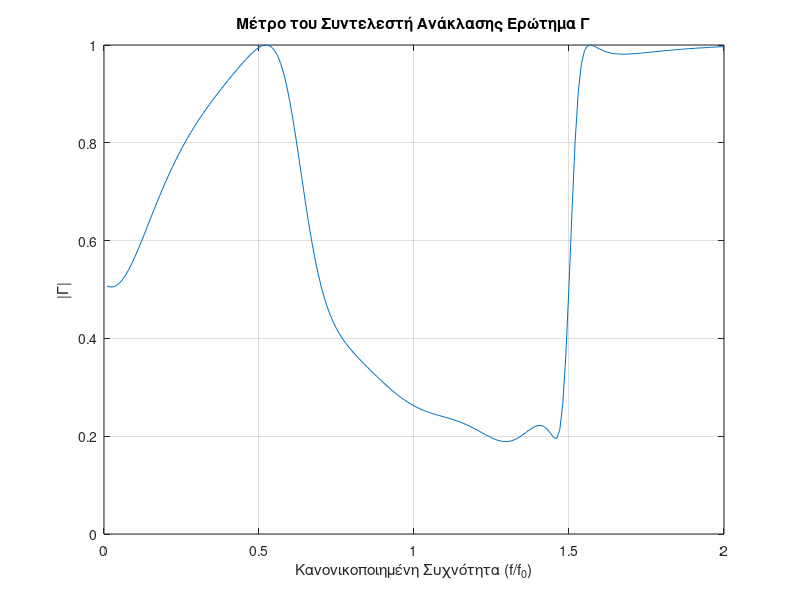
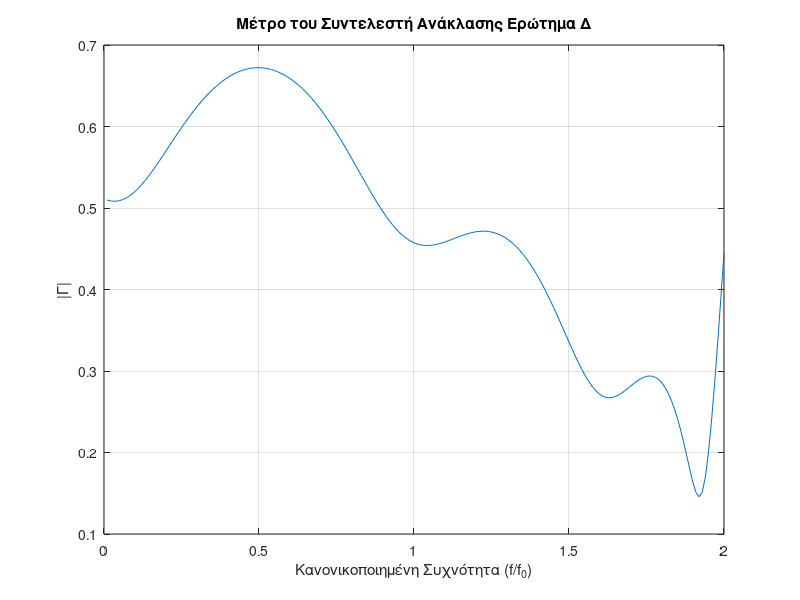
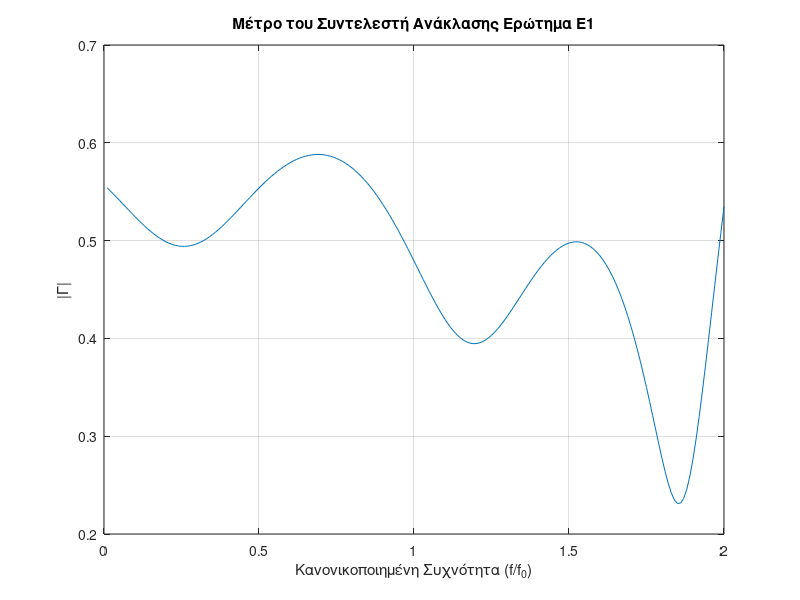
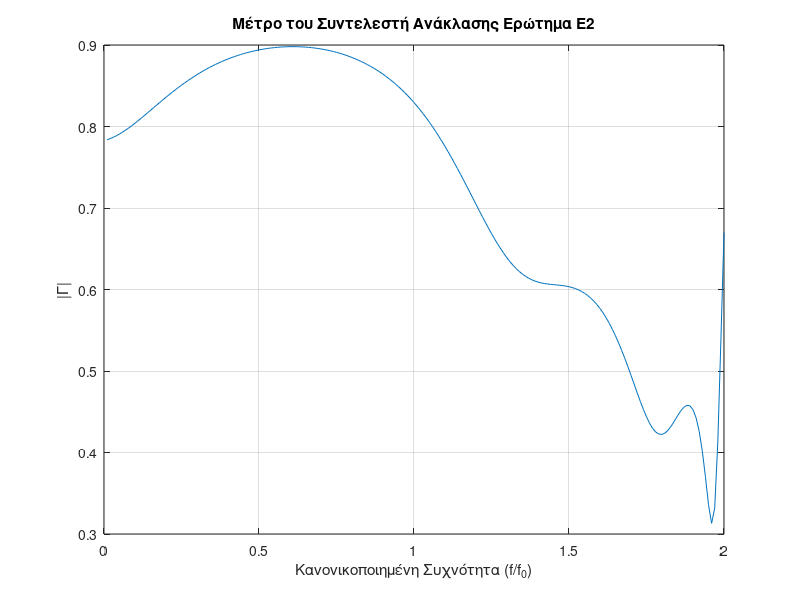

Write MATLAB code to recreate these figures, in order.
% Διάνυσμα βέλτιστων παραμέτρων αντεγραμμένο από το Βest στο workspace
pC = [0.233324623285834	0.0814987914311994	0.148683971676471	0.478351464493813	0.116755860940262	0.0500000000000000];
pD = [0.220636820614118	0.112301790195512	0.124848636899240	0.0851373416235074	0.0824861437150884	0.0500000000000000];
pE1 = [0.0500000000000000	0.204723075301582	0.156680130490859	0.0500000000000000	0.0500000000000000	0.0500000000000000];
pE2 = [0.151468841452053	0.0500000000000000	0.0768940232433993	0.110717086691067	0.107497835827165	0.0714498300249832];

function avg_reflection_coefficient = calculate_average_gamma_plot_C(p)
    Z0 = 50; % Χαρακτηριστική αντίσταση της γραμμής μεταφοράς
    ZL = 120 + 1i*60; % Φορτίο στο τέλος της γραμμής
    lambda = 1; % Θεωρώ το λ ίσο με 1
    
    % Ορισμός του διανύσματος κανονικοποιημένης συχνότητας
    normf = (0.01:0.01:2);
    
    % Υπολογισμός του συντελεστή ανάκλασης Γ για κάθε κανονικοποιημένη συχνότητα
    beta = 2 * pi .* normf / lambda; % Σταθερά διάδοσης για τη συχνότητα

    % Υπολογισμοί αντιστάσεων στους κλάδους και στα τμήματα
    Zd1 = Z0 .* (ZL + 1i * Z0 .* tan(beta*p(1))) ./ (Z0 + 1i * ZL .* tan(beta*p(1)));
    Zin_stub1 = -1i * Z0 ./ tan(beta*p(4));
    Zin1 = (Zin_stub1 .* Zd1) ./ (Zin_stub1 + Zd1);

    Zd2 = Z0 .* (Zin1 + 1i * Z0 .* tan(beta*p(2))) ./ (Z0 + 1i * Zin1 .* tan(beta*p(2)));
    Zin_stub2 = -1i * Z0 ./ tan(beta*p(5));
    Zin2 = (Zin_stub2 .* Zd2) ./ (Zin_stub2 + Zd2);

    Zd3 = Z0 .* (Zin2 + 1i * Z0 .* tan(beta*p(3))) ./ (Z0 + 1i * Zin2 .* tan(beta*p(3)));
    Zin_stub3 = -1i * Z0 ./ tan(beta*p(6));
    Zin_total = (Zin_stub3 .* Zd3) ./ (Zin_stub3 + Zd3);

    % Υπολογισμός του Γ και |Γ|
    reflection_coefficient = (Zin_total - Z0) ./ (Zin_total + Z0);    
    reflection_magnitudes = abs(reflection_coefficient);
   
    % Υπολογισμός του μέσου όρου του μέτρου του συντελεστή ανάκλασης
    avg_reflection_coefficient = mean(reflection_magnitudes);
    
    figure;
    plot(normf, reflection_magnitudes);
    title('Μέτρο του Συντελεστή Ανάκλασης Ερώτημα Γ');
    xlabel('Κανονικοποιημένη Συχνότητα (f/f_0)');
    ylabel('|Γ|');
    grid on;
end

function avg_reflection_coefficient = calculate_average_gamma_plot_D(p)
    Z0 = 50; % Χαρακτηριστική αντίσταση της γραμμής μεταφοράς
    ZL = 120 + 1i*60; % Φορτίο στο τέλος της γραμμής
    lambda = 1; % Θεωρώ το λ ίσο με 1
    
    % Ορισμός του διανύσματος κανονικοποιημένης συχνότητας
    normf = (0.01:0.01:2);
    
    % Υπολογισμός του συντελεστή ανάκλασης Γ για κάθε κανονικοποιημένη συχνότητα
    beta = 2 * pi .* normf / lambda; % Σταθερά διάδοσης για τη συχνότητα

    % Υπολογισμοί αντιστάσεων στους κλάδους και στα τμήματα
    Zd1 = Z0 .* (ZL + 1i * Z0 .* tan(beta*p(1))) ./ (Z0 + 1i * ZL .* tan(beta*p(1)));
    Zin_stub1 = -1i * Z0 ./ tan(beta*p(4));
    Zin1 = (Zin_stub1 .* Zd1) ./ (Zin_stub1 + Zd1);

    Zd2 = Z0 .* (Zin1 + 1i * Z0 .* tan(beta*p(2))) ./ (Z0 + 1i * Zin1 .* tan(beta*p(2)));
    Zin_stub2 = -1i * Z0 ./ tan(beta*p(5));
    Zin2 = (Zin_stub2 .* Zd2) ./ (Zin_stub2 + Zd2);

    Zd3 = Z0 .* (Zin2 + 1i * Z0 .* tan(beta*p(3))) ./ (Z0 + 1i * Zin2 .* tan(beta*p(3)));
    Zin_stub3 = -1i * Z0 ./ tan(beta*p(6));
    Zin_total = (Zin_stub3 .* Zd3) ./ (Zin_stub3 + Zd3);

    % Υπολογισμός του Γ και |Γ|
    reflection_coefficient = (Zin_total - Z0) ./ (Zin_total + Z0);    
    reflection_magnitudes = abs(reflection_coefficient);
   
    % Υπολογισμός του μέσου όρου του μέτρου του συντελεστή ανάκλασης
    avg_reflection_coefficient = mean(reflection_magnitudes);
    
    figure;
    plot(normf, reflection_magnitudes);
    title('Μέτρο του Συντελεστή Ανάκλασης Ερώτημα Δ');
    xlabel('Κανονικοποιημένη Συχνότητα (f/f_0)');
    ylabel('|Γ|');
    grid on;
end

function avg_reflection_coefficient = calculate_average_gamma_plot_E1(p)
    Z0 = 50; % Χαρακτηριστική αντίσταση της γραμμής μεταφοράς
    ZL = 20 + 1i*30; % Φορτίο στο τέλος της γραμμής
    lambda = 1; % Θεωρώ το λ ίσο με 1
    
    % Ορισμός του διανύσματος κανονικοποιημένης συχνότητας
    normf = (0.01:0.01:2);
    
    % Υπολογισμός του συντελεστή ανάκλασης Γ για κάθε κανονικοποιημένη συχνότητα
    beta = 2 * pi .* normf / lambda; % Σταθερά διάδοσης για τη συχνότητα

    % Υπολογισμοί αντιστάσεων στους κλάδους και στα τμήματα
    Zd1 = Z0 .* (ZL + 1i * Z0 .* tan(beta*p(1))) ./ (Z0 + 1i * ZL .* tan(beta*p(1)));
    Zin_stub1 = -1i * Z0 ./ tan(beta*p(4));
    Zin1 = (Zin_stub1 .* Zd1) ./ (Zin_stub1 + Zd1);

    Zd2 = Z0 .* (Zin1 + 1i * Z0 .* tan(beta*p(2))) ./ (Z0 + 1i * Zin1 .* tan(beta*p(2)));
    Zin_stub2 = -1i * Z0 ./ tan(beta*p(5));
    Zin2 = (Zin_stub2 .* Zd2) ./ (Zin_stub2 + Zd2);

    Zd3 = Z0 .* (Zin2 + 1i * Z0 .* tan(beta*p(3))) ./ (Z0 + 1i * Zin2 .* tan(beta*p(3)));
    Zin_stub3 = -1i * Z0 ./ tan(beta*p(6));
    Zin_total = (Zin_stub3 .* Zd3) ./ (Zin_stub3 + Zd3);

    % Υπολογισμός του Γ και |Γ|
    reflection_coefficient = (Zin_total - Z0) ./ (Zin_total + Z0);    
    reflection_magnitudes = abs(reflection_coefficient);
   
    % Υπολογισμός του μέσου όρου του μέτρου του συντελεστή ανάκλασης
    avg_reflection_coefficient = mean(reflection_magnitudes);
    
    figure;
    plot(normf, reflection_magnitudes);
    title('Μέτρο του Συντελεστή Ανάκλασης Ερώτημα Ε1');
    xlabel('Κανονικοποιημένη Συχνότητα (f/f_0)');
    ylabel('|Γ|');
    grid on;
end

function avg_reflection_coefficient = calculate_average_gamma_plot_E2(p)
    Z0 = 50; % Χαρακτηριστική αντίσταση της γραμμής μεταφοράς
    ZL = 180 - 1i*200; % Φορτίο στο τέλος της γραμμής
    lambda = 1; % Θεωρώ το λ ίσο με 1
    
    % Ορισμός του διανύσματος κανονικοποιημένης συχνότητας
    normf = (0.01:0.01:2);
    
    % Υπολογισμός του συντελεστή ανάκλασης Γ για κάθε κανονικοποιημένη συχνότητα
    beta = 2 * pi .* normf / lambda; % Σταθερά διάδοσης για τη συχνότητα

    % Υπολογισμοί αντιστάσεων στους κλάδους και στα τμήματα
    Zd1 = Z0 .* (ZL + 1i * Z0 .* tan(beta*p(1))) ./ (Z0 + 1i * ZL .* tan(beta*p(1)));
    Zin_stub1 = -1i * Z0 ./ tan(beta*p(4));
    Zin1 = (Zin_stub1 .* Zd1) ./ (Zin_stub1 + Zd1);

    Zd2 = Z0 .* (Zin1 + 1i * Z0 .* tan(beta*p(2))) ./ (Z0 + 1i * Zin1 .* tan(beta*p(2)));
    Zin_stub2 = -1i * Z0 ./ tan(beta*p(5));
    Zin2 = (Zin_stub2 .* Zd2) ./ (Zin_stub2 + Zd2);

    Zd3 = Z0 .* (Zin2 + 1i * Z0 .* tan(beta*p(3))) ./ (Z0 + 1i * Zin2 .* tan(beta*p(3)));
    Zin_stub3 = -1i * Z0 ./ tan(beta*p(6));
    Zin_total = (Zin_stub3 .* Zd3) ./ (Zin_stub3 + Zd3);

    % Υπολογισμός του Γ και |Γ|
    reflection_coefficient = (Zin_total - Z0) ./ (Zin_total + Z0);    
    reflection_magnitudes = abs(reflection_coefficient);
   
    % Υπολογισμός του μέσου όρου του μέτρου του συντελεστή ανάκλασης
    avg_reflection_coefficient = mean(reflection_magnitudes);
    
    figure;
    plot(normf, reflection_magnitudes);
    title('Μέτρο του Συντελεστή Ανάκλασης Ερώτημα E2');
    xlabel('Κανονικοποιημένη Συχνότητα (f/f_0)');
    ylabel('|Γ|');
    grid on;
end

average_gamma = calculate_average_gamma_plot_C(pC);
disp(average_gamma);

average_gamma = calculate_average_gamma_plot_D(pD);
disp(average_gamma);

average_gamma = calculate_average_gamma_plot_E1(pE1);
disp(average_gamma);

average_gamma = calculate_average_gamma_plot_E2(pE2);
disp(average_gamma);